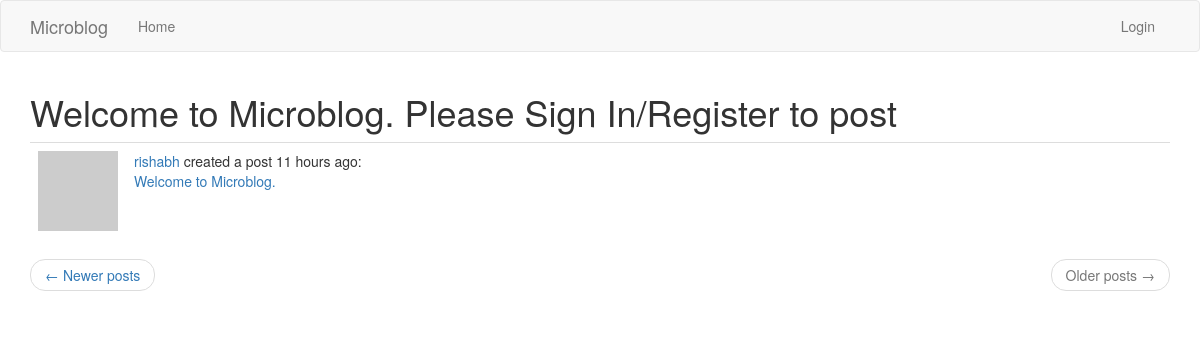
/explore?page=2, run on the app's committed database.
### app/models.py (models this page shows, shortened)
class Post(db.Model):
    id = db.Column(db.Integer, primary_key=True)
    title=db.Column(db.String(50))
    body = db.Column(db.String(140))
    comments=db.relationship('Comment',backref='commenter',lazy='dynamic')
    timestamp = db.Column(db.DateTime, index=True, default=datetime.utcnow)
    user_id = db.Column(db.Integer, db.ForeignKey('user.id'))

class User(UserMixin,db.Model):
    id = db.Column(db.Integer, primary_key=True)
    username = db.Column(db.String(64), index=True, unique=True)
    email = db.Column(db.String(120), index=True, unique=True)
    password_hash = db.Column(db.String(128))
    posts = db.relationship('Post', backref='author', lazy='dynamic')
    about_me = db.Column(db.String(140))
    last_seen = db.Column(db.DateTime, default=datetime.utcnow)
    followed = db.relationship(
        'User', secondary=followers,
        primaryjoin=(followers.c.follower_id == id),
        secondaryjoin=(followers.c.followed_id == id),
        backref=db.backref('followers', lazy='dynamic'), lazy='dynamic')
    def avatar(self, size):
        digest = md5(self.email.lower().encode('utf-8')).hexdigest()
        return 'https://www.gravatar.com/avatar/{}?d=identicon&s={}'.format(
            digest, size)

### app/routes.py (the view)
@app.route('/explore')
def explore():
    page = request.args.get('page', 1, type=int)
    posts = Post.query.order_by(Post.timestamp.desc()).paginate(
        page, app.config['POSTS_PER_PAGE'], False)
    next_url = url_for('explore', page=posts.next_num) \
        if posts.has_next else None
    prev_url = url_for('explore', page=posts.prev_num) \
        if posts.has_prev else None
    return render_template("index.html", title='Explore', posts=posts.items,
                          next_url=next_url, prev_url=prev_url)

### app/routes.py (called while the page is built)
@app.before_request
def before_request():
    if current_user.is_authenticated:
        current_user.last_seen = datetime.utcnow()
        db.session.commit()

### app/templates/index.html (shortened to what this page needs)
{% extends "base.html" %}
{% import 'bootstrap/wtf.html' as wtf %}
{% block app_content %}
    {% if current_user.is_anonymous%}
    <h1>Welcome to Microblog. Please Sign In/Register to post</h1>
    {%else%}
    <h1>Hi, {{ current_user.username }}!</h1>
    {%endif%}
    {% for post in posts %}
        {% include '_post.html' %}
    {% endfor %}
    <nav aria-label="...">
        <ul class="pager">
            <li class="previous{% if not prev_url %} disabled{% endif %}">
                <a href="{{ prev_url or '#' }}">
                    <span aria-hidden="true">&larr;</span> Newer posts
                </a>
            </li>
            <li class="next{% if not next_url %} disabled{% endif %}">
                <a href="{{ next_url or '#' }}">
                    Older posts <span aria-hidden="true">&rarr;</span>
                </a>
            </li>
        </ul>
    </nav>
{% endblock %}

### app/templates/_post.html
   <table class="table table-hover">
        <tr>
            <td width="70px">
                <a href="{{ url_for('user', username=post.author.username) }}">
                    <img src="{{ post.author.avatar(70) }}" />
                </a>
            </td>
            <td>
                <a href="{{ url_for('user', username=post.author.username) }}">
                    {{ post.author.username }}
                </a>
                created a post {{ moment(post.timestamp).fromNow() }}:
                <br>
                <a href="{{url_for('post',postname=post.title)}}">
                {{ post.title }}
            </a>
            </td>
        </tr>
    </table>

### data on the page
Post: author.username "rishabh", timestamp "11 hours ago", title "Welcome to Microblog."
